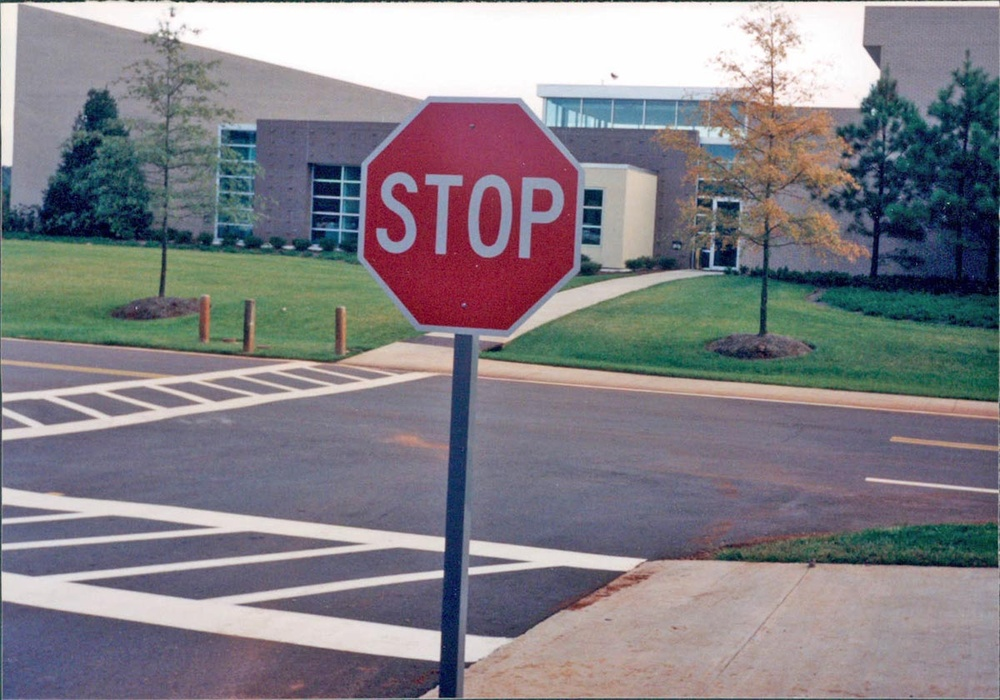
#> input picture input_images/stop-street-sign.jpg, 1000 x 700 px, shrunk from 1200 x 840 before the run
$ python -i ps2.py   (imports and definitions only)   (Python 2 division)
#> lines starting #> are read from the running program, lines starting #| are printed output that depends on the picture
#> further down, picture is the input picture: shape (700, 1000, 3); mean B, G, R 134.3, 127.6, 130.6
"""
CS6476 Problem Set 2 imports. Only Numpy and cv2 are allowed.
"""
import cv2

import numpy as np

import cv2.cv as cv

from math import *


def traffic_light_detection(img_in, radii_range):
    """Finds the coordinates of a traffic light image given a radii
    range.

    Use the radii range to find the circles in the traffic light and
    identify which of them represents the yellow light.

    Analyze the states of all three lights and determine whether the
    traffic light is red, yellow, or green. This will be referred to
    as the 'state'.

    It is recommended you use Hough tools to find these circles in
    the image.

    The input image may be just the traffic light with a white
    background or a larger image of a scene containing a traffic
    light.

    Args:
        img_in (numpy.array): image containing a traffic light.
        radii_range (list): range of radii values to search for.

    Returns:
        tuple: 2-element tuple containing:
        coordinates (tuple): traffic light center using the (x, y)
                             convention.
        state (str): traffic light state. A value in {'red', 'yellow',
                     'green'}
    """
    #print radii_range
    #img_in = cv2.imread('img1.png')
    print 'checking for traffic lights'
    canny_para1 = 50
    canny_para2 = 70
    img = img_in
    img2 = img_in

    img_in2 = img_in.copy()
    minRadius1 = min(radii_range)
    maxRadius1 = max(radii_range)
    img2 = np.asarray(img_in)

    cimg2 = cv2.cvtColor(img2,cv2.COLOR_BGR2GRAY)
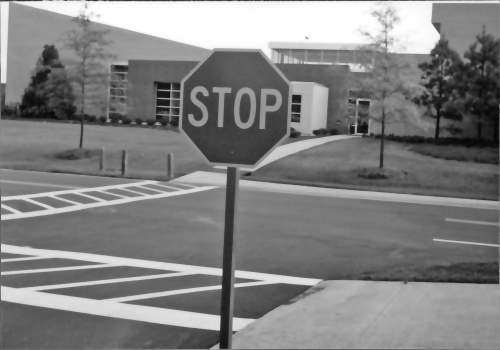
#> cimg2: shape (700, 1000) (shown at 1/2 size); min 6, max 255, mean 129.3
    #cimg2 = cv2.GaussianBlur(cimg2, (9, 9),2)
    cimg2 = cv2.Canny(cimg2,canny_para1,canny_para2,apertureSize = 3)
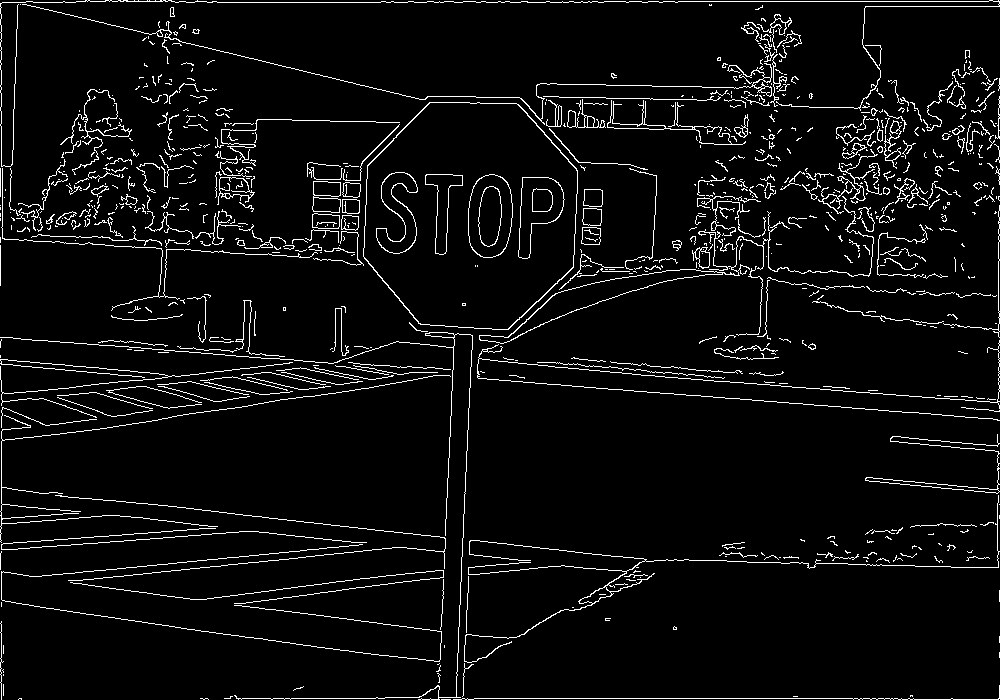
#> cimg2: shape (700, 1000); 5% white in thin lines or dots
    #cimg2 = cv2.medianBlur(cimg2,5)
    cimg2 = cv2.adaptiveThreshold(cimg2,255,cv2.ADAPTIVE_THRESH_MEAN_C, cv2.THRESH_BINARY,3,2)
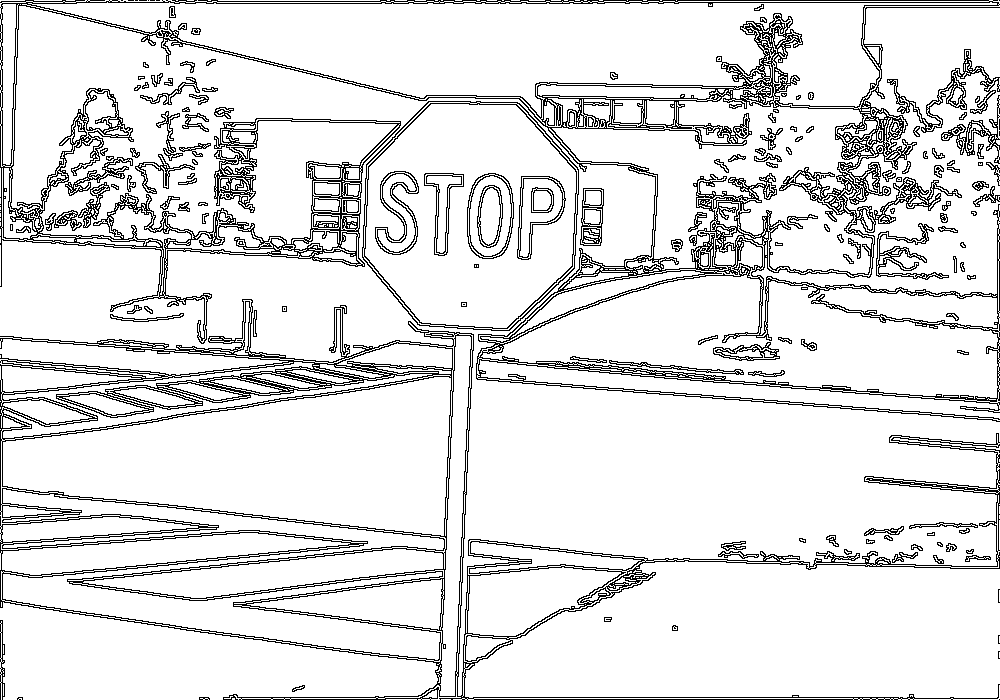
#> cimg2: shape (700, 1000); 89% white; black in thin lines or dots
    circles = cv2.HoughCircles(cimg2,cv.CV_HOUGH_GRADIENT,1,20,param1=50,param2=18,minRadius=10,maxRadius=30)
#> circles = 53 rows, first 8: [126.5, 212.5, 29.3], [82.5, 157.5, 23.6], [537.5, 199.5, 23.6], [491.5, 193.5, 21.3], [110.5, 145.5, 23.9], [874.5, 181.5, 27.2], [852.5, 259.5, 29.3], [915.5, 218.5, 25]
    light_circles = []
    center_x = 0
    center_y = 0
    flag = 0
    # [8 lines of commented-out code are left out]

    pos_x = []
    for i in range(len(circles[0,:])):

        #print 'in for loop'
        #light_x = circles[0,0:i,0] + circles[0,i+1:-1,0]
        value_x = circles[0,i,0]
        radius = circles[0,i,2]
        value_y = circles[0,i,1]
        for j in range(len(circles[0,:])):
            if abs((value_x - circles[0,j,0]) < 5) and (abs(value_y-circles[0,j,1])>=20):
                pos_x.append(j)
                flag = flag + 1
                #print pos_x
        if len(pos_x) > 2 and flag > 2:
            center_x = int(circles[0,pos_x[0],0])
            center_y = np.median([circles[0,pos_x[0],1],circles[0,pos_x[1],1],circles[0,pos_x[2],1]])
            center = (int(center_x), int(center_y))
            #print center
            light_circles.append([circles[0,pos_x[0],:],circles[0,pos_x[1],:],circles[0,pos_x[2],:]])
            break
        else:
            (center_x, center_y) = int(circles[0,1,0]), int(circles[0,1,1])
            center = (int(center_x), int(center_y))
#> this loop made 1 pass
#> (value_x, radius, value_y, center_x, center_y, center) on pass 1: (126.5, 29.3, 212.5, 874, 252.5, (874, 252))
#> (the rest of the program and of its run is left out)
